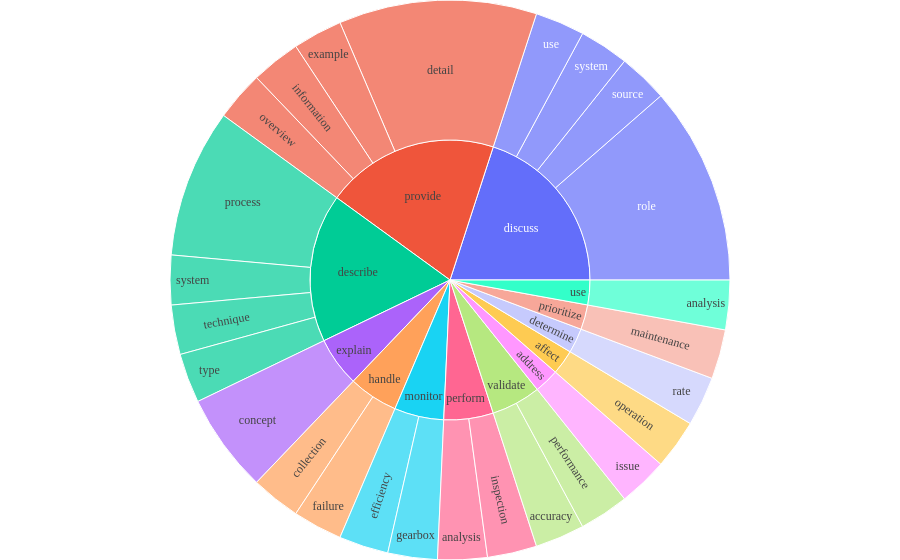

This figure's notebook cell:
### Code cell
import plotly.graph_objects as go
import plotly.express as px
import plotly.io as pio

# Assuming df and phrases are defined elsewhere in your code
# df = df[df["count"] >= 1]

fig = px.sunburst(df, path=['verb', 'noun'], values='count')
fig.update_layout(
    margin=dict(l=0, r=0, t=0, b=0),
    font_family="Times New Roman",
)

# Save the plot as a .png file
pio.write_image(fig, 'verb_noun.png')

# Show the plot
fig.show()

### Figure 1 — Plotly figure (JSON) as saved in the notebook; plotly's stock layout.template omitted (floating-point values rounded to 4 significant figures)
{"data": [{"branchvalues": "total", "domain": {"x": [0, 1], "y": [0, 1]}, "hovertemplate": "labels=%{label}<br>count=%{value}<br>parent=%{parent}<br>id=%{id}<extra></extra>", "ids": ["validate/accuracy", "perform/analysis", "use/analysis", "handle/collection", "explain/concept", "provide/detail", "monitor/efficiency", "provide/example", "handle/failure", "monitor/gearbox", "provide/information", "perform/inspection", "address/issue", "prioritize/maintenance", "affect/operation", "provide/overview", "validate/performance", "describe/process", "determine/rate", "discuss/role", "discuss/source", "describe/system", "discuss/system", "describe/technique", "describe/type", "discuss/use", "address", "affect", "describe", "determine", "discuss", "explain", "handle", "monitor", "perform", "prioritize", "provide", "use", "validate"], "labels": ["accuracy", "analysis", "analysis", "collection", "concept", "detail", "efficiency", "example", "failure", "gearbox", "information", "inspection", "issue", "maintenance", "operation", "overview", "performance", "process", "rate", "role", "source", "system", "system", "technique", "type", "use", "address", "affect", "describe", "determine", "discuss", "explain", "handle", "monitor", "perform", "prioritize", "provide", "use", "validate"], "name": "", "parents": ["validate", "perform", "use", "handle", "explain", "provide", "monitor", "provide", "handle", "monitor", "provide", "perform", "address", "prioritize", "affect", "provide", "validate", "describe", "determine", "discuss", "discuss", "describe", "discuss", "describe", "describe", "discuss", "", "", "", "", "", "", "", "", "", "", "", "", ""], "type": "sunburst", "values": [1, 1, 1, 1, 2, 4, 1, 1, 1, 1, 1, 1, 1, 1, 1, 1, 1, 3, 1, 4, 1, 1, 1, 1, 1, 1, 1, 1, 6, 1, 7, 2, 2, 2, 2, 1, 7, 1, 2]}], "layout": {"font": {"family": "Times New Roman"}, "legend": {"tracegroupgap": 0}, "margin": {"b": 0, "l": 0, "r": 0, "t": 0}}}
